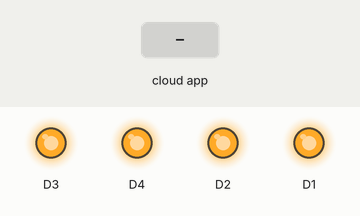
Simulated run of this sketch. Board: ESP8266 (NodeMCU). On the bench: output pins drawn as LEDs (lit = HIGH). The inputs (shaded band) are chosen by the test bench. WiFi joins after 1.5 s; servers stay silent unless stated; no MQTT or app messages arrive unless stated; what the sketch prints to the serial monitor is not drawn.

Above: at 2.7 s.
2.8 s: the phone or cloud app sets onoff to OFF
At 3.4 s:
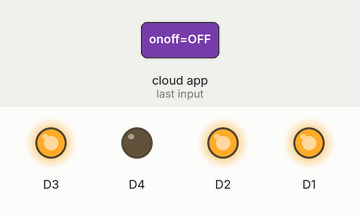
4.3 s: the phone or cloud app sets RGB to OFF
At 5.5 s:
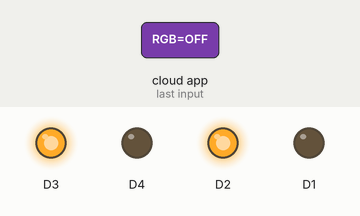
5.8 s: the phone or cloud app sets onoff to ON
At 6.6 s:
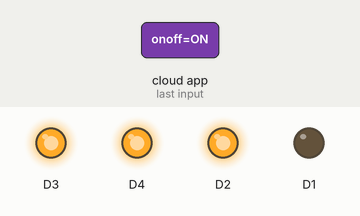
7.3 s: the phone or cloud app sets RGB to ON
At 8.7 s:
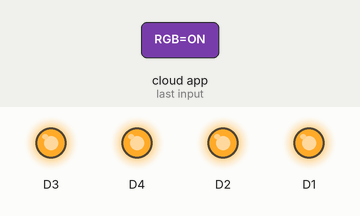
Timing chart, 0 to 9.8 s (numbered marks = the images above; inputs shaded):
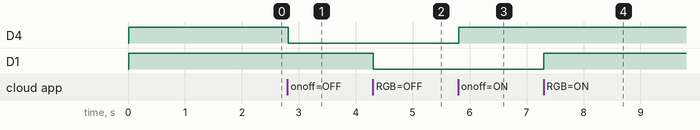

The sketch:

RGB_AIO.ino
```cpp
#include <ESP8266WiFi.h>
#include "Adafruit_MQTT.h"
#include "Adafruit_MQTT_Client.h"


#define WLAN_SSID       "............."
#define WLAN_PASS       "............."


#define AIO_SERVER      "io.adafruit.com"
#define AIO_SERVERPORT  1883
#define AIO_USERNAME    "AIO USERNAME"
#define AIO_KEY         "AIO KEY"

WiFiClient client;

Adafruit_MQTT_Client mqtt(&client, AIO_SERVER, AIO_SERVERPORT, AIO_USERNAME, AIO_KEY);


Adafruit_MQTT_Publish photocell = Adafruit_MQTT_Publish(&mqtt, AIO_USERNAME "/feeds/photocell");

Adafruit_MQTT_Subscribe onoffbutton = Adafruit_MQTT_Subscribe(&mqtt, AIO_USERNAME "/feeds/onoff");

Adafruit_MQTT_Publish custom = Adafruit_MQTT_Publish(&mqtt, AIO_USERNAME "/feeds/custom");

Adafruit_MQTT_Subscribe red = Adafruit_MQTT_Subscribe(&mqtt, AIO_USERNAME "/feeds/RGB");

void MQTT_connect();

void setup() {
  Serial.begin(115200);
  delay(10);
  pinMode(D4, OUTPUT);
  digitalWrite(D4, HIGH);

  pinMode(D1, OUTPUT);
  pinMode(D2, OUTPUT);
  pinMode(D3, OUTPUT);
  digitalWrite(D1, HIGH);
  digitalWrite(D2, HIGH);
  digitalWrite(D3, HIGH);

  Serial.println(F("Adafruit MQTT demo"));

  Serial.println(); Serial.println();
  Serial.print("Connecting to ");
  Serial.println(WLAN_SSID);

  WiFi.begin(WLAN_SSID, WLAN_PASS);
  while (WiFi.status() != WL_CONNECTED) {
    delay(500);
    Serial.print(".");
  }
  Serial.println();

  Serial.println("WiFi connected");
  Serial.println("IP address: "); Serial.println(WiFi.localIP());

  mqtt.subscribe(&onoffbutton);
  mqtt.subscribe(&red);

}

uint32_t x = 0;

void loop() {

  MQTT_connect();


  Adafruit_MQTT_Subscribe *subscription;
  while ((subscription = mqtt.readSubscription(5000))) {
    if (subscription == &onoffbutton) {
      Serial.print(F("Got: "));
      Serial.println((char *)onoffbutton.lastread);
      String condition = (char *)onoffbutton.lastread;
      if (condition == "ON") {
        digitalWrite(D4, HIGH);
      }
      if (condition == "OFF") {
        digitalWrite(D4, LOW);
      }
    }
    if (subscription == &red) {
      Serial.print(F("Slider: "));
      Serial.println((char *)red.lastread);
      String sliderval = ((char *)red.lastread);  // convert to a number

      long long number = strtoll( &sliderval[1], NULL, 16);

      // Split them up into r, g, b values
      int r = number >> 16;
      int g = number >> 8 & 0xFF;
      int b = number & 0xFF;
      int rc =  map(r, 0, 255, 1024, 0);
      int bc =  map(b, 0, 255, 1024, 0);
      int gc =  map(g, 0, 255, 1024, 0);

      Serial.println(rc);
      Serial.println(gc);
      Serial.println(bc);
      analogWrite(D3, rc);
      analogWrite(D2, gc);
      analogWrite(D1, bc);

    }
  }


  /*
    if(! mqtt.ping()) {
    mqtt.disconnect();
    }
  */
}


void MQTT_connect() {
  int8_t ret;

  if (mqtt.connected()) {
    return;
  }

  Serial.print("Connecting to MQTT... ");

  uint8_t retries = 3;
  while ((ret = mqtt.connect()) != 0) {
    Serial.println(mqtt.connectErrorString(ret));
    Serial.println("Retrying MQTT connection in 5 seconds...");
    mqtt.disconnect();
    delay(5000);  // wait 5 seconds
    retries--;
    if (retries == 0) {
      while (1);
    }
  }
  Serial.println("MQTT Connected!");
}
```

Measured:
- after the input at 2.8 s, D4: HIGH → LOW at once
- after the input at 4.3 s, D1: HIGH → LOW at once
- after the input at 5.8 s, D4: LOW → HIGH at once
- after the input at 7.3 s, D1: LOW → HIGH at once
